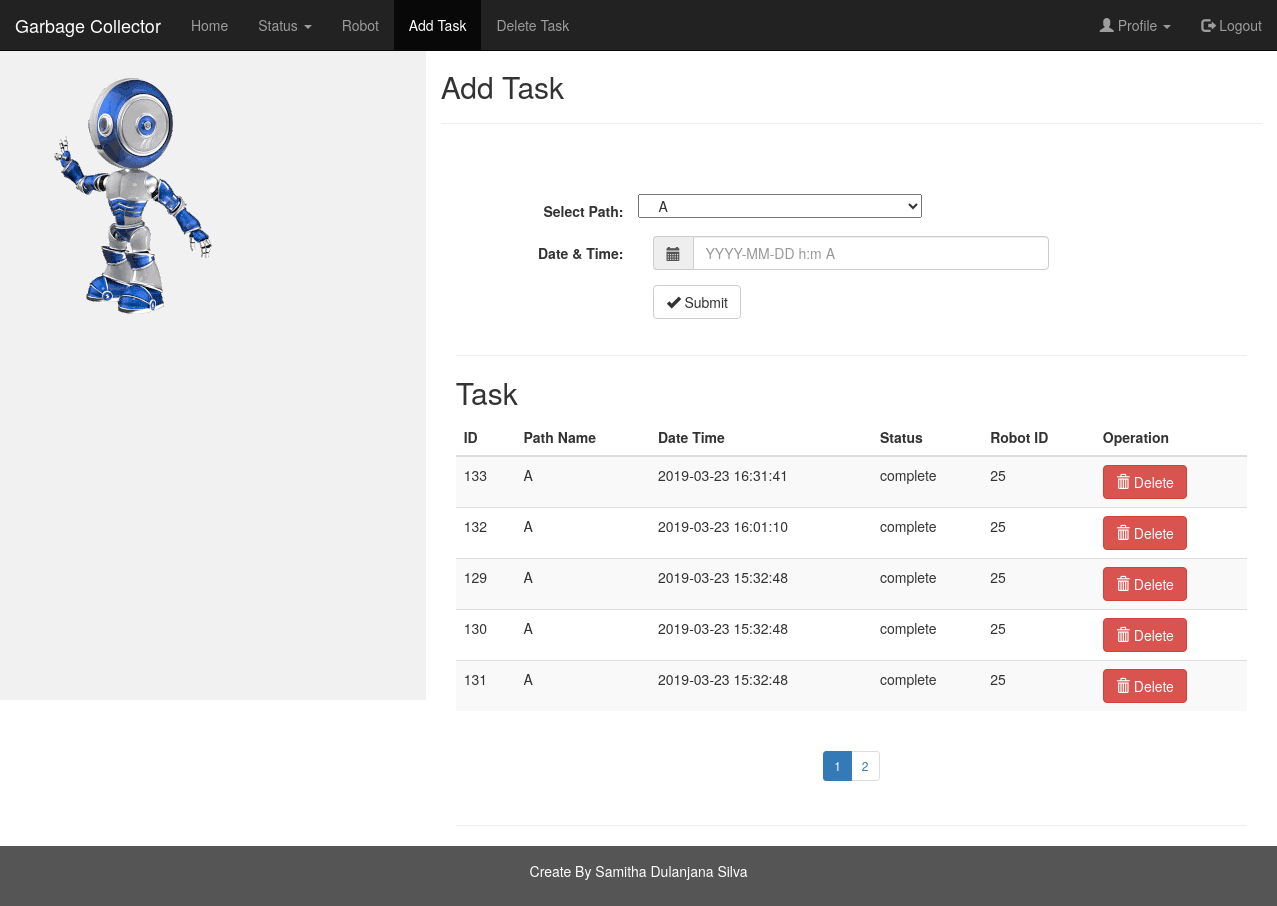
Screenshot of /GarbageCollector/AddTask.php (signed in) with the database file from the repository.
### tables this page shows
CREATE TABLE `tasks_TB` (
  `roundid` int(11) NOT NULL,
  `path_name` char(1) NOT NULL,
  `Date_Time` timestamp NOT NULL DEFAULT current_timestamp() ON UPDATE current_timestamp(),
  `RB_status` varchar(8) DEFAULT 'not yet',
  `robotID` int(11) DEFAULT NULL
);

### GarbageCollector/AddTask.php (the view, shortened to what this page needs)
<?php
include "conn.php";
$sql=null; $rowcount=null;
  if ($sql==null) {
      $sql="select roundid,path_name,Date_Time,RB_status,robotID  from tasks_TB order by Date_Time DESC limit 5";
  }
 ?>
<!DOCTYPE html>
<html lang="en">
<head>
  <link rel="stylesheet" href="https://maxcdn.bootstrapcdn.com/bootstrap/3.3.7/css/bootstrap.min.css">
 <link rel="stylesheet" href="http://cdnjs.cloudflare.com/ajax/libs/jquery.bootstrapvalidator/0.5.3/css/bootstrapValidator.min.css"/>
</head>
<body>
<nav class="navbar navbar-inverse navbar-fixed-top">
  <div class="container-fluid">
    <div class="navbar-header">
      <a class="navbar-brand" href="homepanel.php">Garbage Collector</a>
    </div>
    <div class="collapse navbar-collapse" id="myNavbar">
      <ul class="nav navbar-nav">
        <li ><a href="homepanel.php">Home</a></li>
        <li class="dropdown">
       <a class="dropdown-toggle" data-toggle="dropdown" href="homepanel.php">Status
       <span class="caret"></span></a>
     </li>
       <li><a href="robotpanel.php">Robot</a></li>
        <li class="active"><a href="AddTask.php">Add Task</a></li>
        <li><a href="deleteall.php">Delete Task</a></li>
      </ul>
      <ul class="nav navbar-nav navbar-right">
         <li class="dropdown">
       <a class="dropdown-toggle" data-toggle="dropdown" href="homepanel.php"><span class="glyphicon glyphicon-user"></span> Profile
       <span class="caret"></span></a>
     </li>
        <li><a href="logout.php"><span class="glyphicon glyphicon-log-out"></span> Logout</a></li>
      </ul>
    </div>
  </div>
</nav>
<div class="container-fluid text-center"  style="padding-top: 50px;" >
  <div class="row content">
    <div class="col-sm-4 sidenav">
    <p>  <img src="images-animated-gif.blogspot.com.gif" class="img-responsive" alt="Cinque Terre" style="height=300px; weight=250px;" ></P>
    </div>
    <div class="col-sm-8 text-left" >
      <h2>Add Task</h2>
<hr>
      <form id="eventForm" method="post" action="<?php echo $_SERVER['PHP_SELF'];?>" class="form-horizontal" style="padding-top: 50px;">
        <div class="form-group ">
          <label class="control-label col-sm-3"for="sel1">Select Path:</label>
          <select class="col-sm-4" name="path" class="form-control" id="sel1">
            <option>A</option>
          </select>
          </div>
        <div class="form-group">
          <label class="control-label col-sm-3" for="pwd">Date & Time:</label>
          <div class=" col-sm-6">
            <div class='input-group date' id='datetimepicker1'>
              <span class="input-group-addon">
                  <span class="glyphicon glyphicon-calendar"></span>
              </span>
                   <input name="date_time" type='text' class="form-control" placeholder="YYYY-MM-DD h:m A" required="true"/>
               </div>
              </div>
        </div>
        <div class="form-group">
          <div class="col-sm-offset-3 col-sm-10">
            <button type="submit" class="btn btn-default"> <span class="glyphicon glyphicon-ok"></span> Submit</button>
          </div>
        </div>
        <div class="col-sm-6 col-sm-offset-3">
        </div>
      </form>
<div class="col-sm-12 text-left" >
  <hr>
<h2>Task</h2>
			<div class="table-responsive">
		   <table class="table table-striped">
		     <thead>
		       <tr>
		         <th>ID</th>
		         <th>Path Name</th>
		         <th>Date Time</th>
		         <th>Status</th>
            <th>Robot ID</th>
            <th>Operation</th>
		       </tr>
		     </thead>
		     <tbody>
  <?php
	if($sql <>null) {
	$result=$conn->query($sql);
	if($result->num_rows > 0) {
	 while($row = $result->fetch_assoc()) {
	?>
		       <tr>
		         <td><?php echo  $row["roundid"];?></td>
		         <td><?php echo  $row["path_name"];?></td>
		         <td><?php echo $row["Date_Time"]; ?></td>
		         <td><?php echo $row["RB_status"]; ?></td>
            <td><?php echo $row["robotID"]; ?></td>
            <td><form  id="rowdelete" action="<?php echo $_SERVER['PHP_SELF'];?>" method="post"><input type="hidden" name="rowid" value="<?php echo$row["roundid"]; ?>">  <button type="submit" class="btn btn-danger"> <span class="glyphicon glyphicon-trash"></span> Delete</button></form></td>
             </tr>
<?php
}
}else {
echo "ERROR:01";
}
}
?>
		     </tbody>
		   </table>
		   </div>
       <center>    <ul class="pagination pagination-sm">
          <?php
          if ($rowcount == null) {
            $sql="select roundid  from tasks_TB ";
            $result=$conn->query($sql);
            $rowcount=$result->num_rows;
          }
          $pagisize=ceil($rowcount/5);
           $pagenum=0;
          for ($i=0; $i <$pagisize; $i++) {
   if ($i==$pagenum) {
     ?>
     <li class="active"><a href="<?php echo $_SERVER['PHP_SELF']."?page=".$i; ?>"><?php echo ($i+1) ?></a></li>
   <?php
   } else {
     ?>
   <li><a href="<?php echo $_SERVER['PHP_SELF']."?page=".$i; ?>"><?php echo ($i+1) ?></a></li>
     <?php   }  }
          ?>
        </ul>
   </center>
			 <hr>
		 </div>
    </div>
  </div>
</div>
<footer class="container-fluid text-center">
  <p>Create By Samitha Dulanjana Silva</p>
</footer>
</body>
</html>

### GarbageCollector/AddTask.php (style rules this page uses)
.navbar { margin-bottom: 0; border-radius: 0; }
.row.content { height: 650px }
.sidenav { padding-top: 20px; background-color: #f1f1f1; height: 100%; }
footer { background-color: #555; color: white; padding: 15px; }

### rows the page displays
tasks_tb: roundid "133", path_name "A", Date_Time "2019-03-23 16:31:41", RB_status "complete", robotID "25"
tasks_tb: roundid "132", path_name "A", Date_Time "2019-03-23 16:01:10", RB_status "complete", robotID "25"
tasks_tb: roundid "129", path_name "A", Date_Time "2019-03-23 15:32:48", RB_status "complete", robotID "25"
tasks_tb: roundid "130", path_name "A", Date_Time "2019-03-23 15:32:48", RB_status "complete", robotID "25"
tasks_tb: roundid "131", path_name "A", Date_Time "2019-03-23 15:32:48", RB_status "complete", robotID "25"
